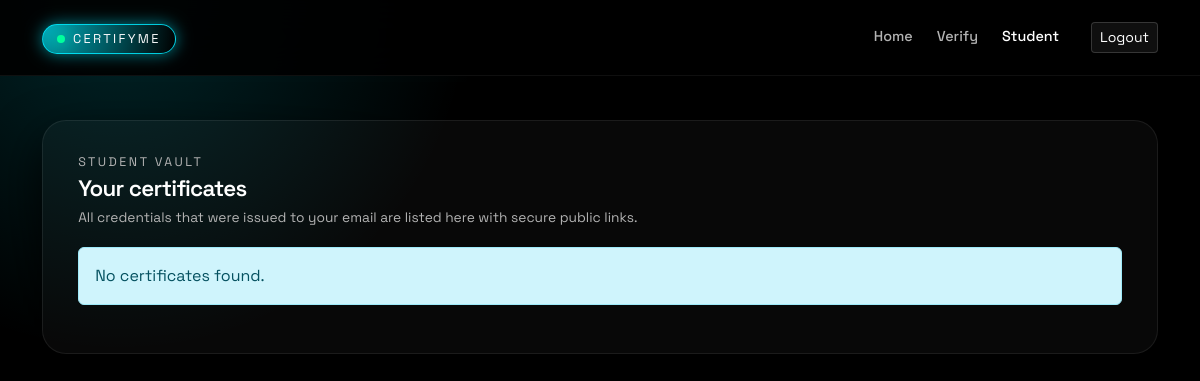
Page /student/dashboard (signed in) on the earlier database version.
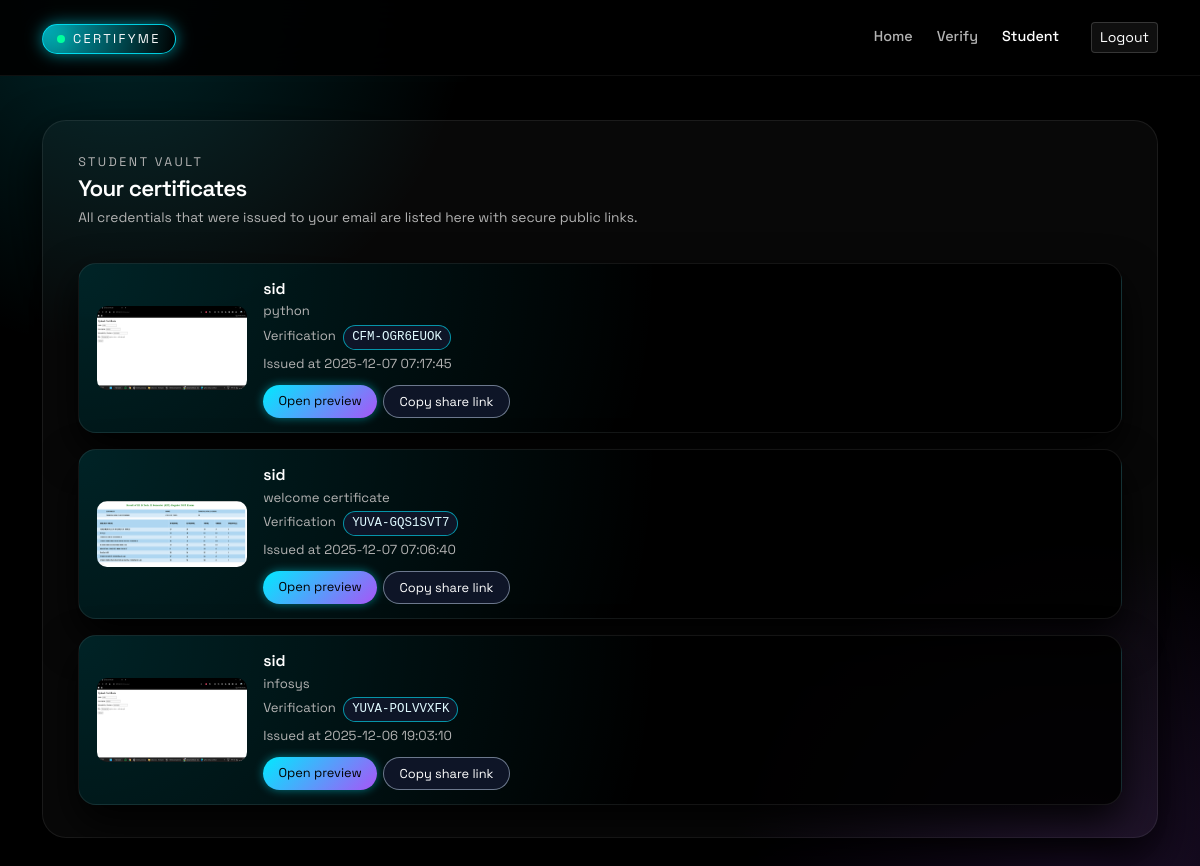
Same page on the later database version.
### tables this page shows
CREATE TABLE certificates (
    id INTEGER PRIMARY KEY AUTOINCREMENT,
    student_id INTEGER,
    student_name TEXT NOT NULL,
    description TEXT,
    filename TEXT NOT NULL,
    verification_code TEXT UNIQUE NOT NULL,
    file_hash TEXT,
    signature TEXT,
    uploaded_by INTEGER,
    uploaded_at DATETIME DEFAULT CURRENT_TIMESTAMP, uploader_ip TEXT, student_email TEXT, file_signature TEXT, uploaded_by_name TEXT, thumbnail TEXT, public_token TEXT,
    FOREIGN KEY (student_id) REFERENCES students(id),
    FOREIGN KEY (uploaded_by) REFERENCES teachers(id)
);

### app.py (the view)
@app.route("/student/dashboard")
def student_dashboard():
    if "student_id" not in session:
        return redirect(url_for("student_login"))
    db = get_db()
    student = db.execute(
        "SELECT * FROM students WHERE id = ?",
        (session["student_id"],)
    ).fetchone()
    if not student:
        db.close()
        flash("Student record not found", "danger")
        return redirect(url_for("student_login"))
    certs = db.execute("""
        SELECT * FROM certificates
        WHERE student_id = ? OR lower(student_email) = ?
        ORDER BY uploaded_at DESC
    """, (student["id"], student["email"].lower())).fetchall()
    db.close()
    return render_template("student_dashboard.html", certs=certs)

### app.py (called while the page is built)
def get_db():
    conn = sqlite3.connect(DB_PATH)
    conn.row_factory = sqlite3.Row
    return conn

### templates/student_dashboard.html (shortened to what this page needs)
{% extends "base.html" %}
{% set active_page = 'student' %}
{% block content %}
<div class="student-cert-header" data-aos="fade-up" data-aos-delay="40">
  <div>
    <div class="page-kicker mb-1">Student vault</div>
    <h1 class="student-cert-title mb-1">Your certificates</h1>
    <p class="student-cert-subtitle mb-0">
      All credentials that were issued to your email are listed here with secure public links.
    </p>
  </div>
</div>
{% if certs %}
  <div class="row g-3 mt-1">
    {% for cert in certs %}
      <div class="col-12" data-aos="fade-up" data-aos-delay="{{ loop.index0 * 50 }}">
        <div class="student-cert-card anim-card">
          <div class="student-cert-thumb-wrap">
            {% if cert.thumbnail %}
              <img
                id="img-{{ cert.id }}"
                src="{{ url_for('serve_thumb', filename=cert.thumbnail) }}"
                class="student-cert-thumb-img"
                alt="Certificate preview"
                style="display:none;"
                onload="(function(i,img){ var s=document.getElementById(i); if(s) s.remove(); img.style.display='inline-block'; })('skel-{{ cert.id }}', this);"
              >
            {% else %}
              <div class="small-muted">No preview available</div>
            {% endif %}
          </div>
          <div class="student-cert-meta">
            <div class="student-cert-name">{{ cert.student_name or 'Certificate' }}</div>
            {% if cert.description %}
              <div class="student-cert-line">
                {{ cert.description }}
              </div>
            {% endif %}
            <div class="student-cert-line mt-1">
              Verification
              <span class="student-cert-code">{{ cert.verification_code }}</span>
            </div>
            {% if cert.uploaded_at %}
              <div class="student-cert-line mt-1">
                Issued at {{ cert.uploaded_at }}
              </div>
            {% endif %}
            <div class="student-cert-actions">
              <a
                class="btn btn-cert-primary"
                href="{{ url_for('student_certificate_view', cert_id=cert.id) }}"
              >
                Open preview
              </a>
              {% if cert.public_token %}
                <button
                  type="button"
                  class="btn btn-cert-ghost"
                  onclick="copyShare('{{ request.url_root.rstrip('/') }}/public/{{ cert.public_token }}')"
                >
                  Copy share link
                </button>
              {% endif %}
            </div>
          </div>
        </div>
      </div>
    {% endfor %}
  </div>
{% else %}
  <div class="alert alert-info mt-3">No certificates found.</div>
{% endif %}
{% endblock %}

### templates/base.html (shortened to what this page needs)
<!doctype html>
<html lang="en">
<head>
  <link
    href="https://cdn.jsdelivr.net/npm/bootstrap@5.3.3/dist/css/bootstrap.min.css"
    rel="stylesheet"
  >
</head>
<body>
{% if not hide_nav %}
<nav class="navbar navbar-expand-lg app-nav">
  <div class="container-xl py-2">
    <a class="navbar-brand" href="{{ url_for('index') }}">
      <span class="navbar-brand-mark">
        <span class="brand-dot"></span>
        CERTIFYME
      </span>
    </a>
    <div class="collapse navbar-collapse" id="navMain">
      <ul class="navbar-nav ms-auto align-items-lg-center gap-lg-2">
        <li class="nav-item">
          <a class="nav-link {% if active_page == 'home' %}active{% endif %}" href="{{ url_for('index') }}">Home</a>
        </li>
        <li class="nav-item">
          <a class="nav-link {% if active_page == 'verify' %}active{% endif %}" href="{{ url_for('verify_certificate') }}">Verify</a>
        </li>
        {% if session.get('role') == 'admin' %}
          <li class="nav-item">
            <a class="nav-link {% if active_page == 'admin' %}active{% endif %}" href="{{ url_for('admin_dashboard') }}">Admin</a>
          </li>
        {% elif session.get('role') == 'teacher' %}
          <li class="nav-item">
            <a class="nav-link {% if active_page == 'teacher' %}active{% endif %}" href="{{ url_for('teacher_dashboard') }}">Teacher</a>
          </li>
        {% elif session.get('role') == 'student' %}
          <li class="nav-item">
            <a class="nav-link {% if active_page == 'student' %}active{% endif %}" href="{{ url_for('student_dashboard') }}">Student</a>
          </li>
        {% endif %}
        {% if session.get('user_id') %}
          <li class="nav-item ms-lg-3">
            <a class="btn btn-ghost-pill btn-sm" href="{{ url_for('logout') }}">Logout</a>
          </li>
        {% else %}
          <li class="nav-item ms-lg-3 d-flex gap-2 mt-2 mt-lg-0">
            <a class="btn btn-ghost-pill btn-sm" href="{{ url_for('login') }}">Login</a>
            <a class="btn btn-primary-pill btn-sm" href="{{ url_for('register') }}">Sign up</a>
          </li>
        {% endif %}
      </ul>
    </div>
  </div>
</nav>
{% endif %}
<main class="app-main">
  {% block main %}
    <div class="container-xl">
      <div class="app-card-shell">
        {% block content %}{% endblock %}
      </div>
    </div>
  {% endblock %}
</main>
</body>
</html>

### templates/base.html (style rules this page uses)
:root { --bg: #000000; --surface: rgba(255,255,255,0.04); --surface-soft: rgba(255,255,255,0.03); --glow-1: #00eaff; --glow-2: #a855f7; --text-main: #ffffff; --text-soft: #b3b3b3; --border-soft: rgba(255,255,255,0.08); --radius-lg: 24px; --radius-md: 18px; }
* { box-sizing: border-box; }
body { min-height: 100vh; margin: 0; font-family: "Space Grotesk", system-ui, -apple-system, BlinkMacSystemFont, sans-serif; color: var(--text-main); background: radial-gradient(600px at 10% 0%, rgba(0,234,255,0.16), transparent 60%), radial-gradient(600px at 90% 100%, rgba(168,85,247,0.18), transparent 60%), #000000; }
a { text-decoration: none; }
.app-nav { position: sticky; top: 0; z-index: 40; backdrop-filter: blur(22px); background: rgba(0,0,0,0.9); border-bottom: 1px solid rgba(255,255,255,0.06); }
.navbar-brand-mark { padding: 4px 14px; border-radius: 999px; border: 1px solid rgba(0,234,255,0.85); background: radial-gradient(circle at 0% 0%, rgba(0,234,255,0.75), rgba(0,0,0,0.96)); font-size: 0.8rem; letter-spacing: 0.18em; text-transform: uppercase; display: inline-flex; align-items: center; gap: 8px; color: #f9fafb; box-shadow: 0 0 16px rgba(0,234,255,0.55); }
.brand-dot { width: 8px; height: 8px; border-radius: 999px; background: #00ff9d; box-shadow: 0 0 16px rgba(0,255,157,0.9); }
.nav-link { font-size: 0.9rem; font-weight: 500; color: var(--text-soft) !important; }
.nav-link.active { color: #ffffff !important; }
.btn-ghost-pill { background: rgba(255,255,255,0.06); border: 1px solid rgba(255,255,255,0.16); color: var(--text-main); transition: border-color 0.18s ease-out, background 0.18s ease-out, color 0.18s ease-out, transform 0.18s ease-out; }
.app-main { padding-top: 2rem; padding-bottom: 3rem; }
.app-card-shell { margin-top: 0.8rem; border-radius: var(--radius-lg); background: var(--surface-soft); border: 1px solid var(--border-soft); box-shadow: 0 22px 50px rgba(0,0,0,0.9); padding: 1.6rem 1.8rem; }
@media (min-width: 992px) { .app-card-shell { padding: 2rem 2.2rem; } }
.page-kicker { font-size: 0.78rem; text-transform: uppercase; letter-spacing: 0.2em; color: var(--text-soft); }

### templates/student_dashboard.html (style rules this page uses)
.student-cert-header { display: flex; justify-content: space-between; align-items: baseline; gap: 0.75rem; margin-bottom: 1.2rem; }
.student-cert-title { font-size: 1.4rem; font-weight: 600; letter-spacing: -0.03em; }
.student-cert-subtitle { font-size: 0.86rem; color: var(--text-soft); }
.student-cert-card { border-radius: 18px; padding: 14px 18px; display: flex; align-items: center; gap: 16px; background: radial-gradient(circle at 0% 0%, rgba(0,234,255,0.15), transparent 55%), rgba(0,0,0,0.9); border: 1px solid rgba(255,255,255,0.08); box-shadow: 0 18px 40px rgba(0,0,0,0.9); transition: 0.22s ease-out; }
.student-cert-thumb-wrap { width: 150px; flex-shrink: 0; }
.student-cert-thumb-img { width: 150px; height: auto; border-radius: 10px; }
.student-cert-meta { flex: 1; min-width: 0; }
.student-cert-name { font-weight: 600; font-size: 0.98rem; }
.student-cert-line { font-size: 0.82rem; color: var(--text-soft); }
.student-cert-code { font-family: ui-monospace, SFMono-Regular, Menlo, Monaco, Consolas, "Liberation Mono", "Courier New", monospace; font-size: 0.78rem; padding: 2px 8px; border-radius: 999px; background: rgba(15,23,42,0.95); border: 1px solid rgba(0,234,255,0.6); color: #e0faff; display: inline-block; margin-left: 4px; }
.student-cert-actions { display: flex; flex-wrap: wrap; gap: 0.4rem; margin-top: 0.7rem; }
.btn-cert-primary { border-radius: 999px; font-size: 0.8rem; padding: 0.38rem 0.95rem; border: none; background: linear-gradient(135deg, var(--glow-1), var(--glow-2)); color: #000; box-shadow: 0 0 10px rgba(0,234,255,0.45); }
.btn-cert-ghost { border-radius: 999px; font-size: 0.8rem; padding: 0.38rem 0.95rem; border: 1px solid rgba(148,163,184,0.7); background: rgba(15,23,42,0.95); color: var(--text-main); }

Differences in the rows shown:
added certificates: thumbnail (picture), student_name "sid", description "python", verification_code "CFM-OGR6EUOK", uploaded_at "2025-12-07 07:17:45"
added certificates: thumbnail (picture), student_name "sid", description "welcome certificate", verification_code "YUVA-GQS1SVT7", uploaded_at "2025-12-07 07:06:40"
added certificates: thumbnail (picture), student_name "sid", description "infosys", verification_code "YUVA-POLVVXFK", uploaded_at "2025-12-06 19:03:10"
Other differences:
text no longer shown: "No certificates found."
